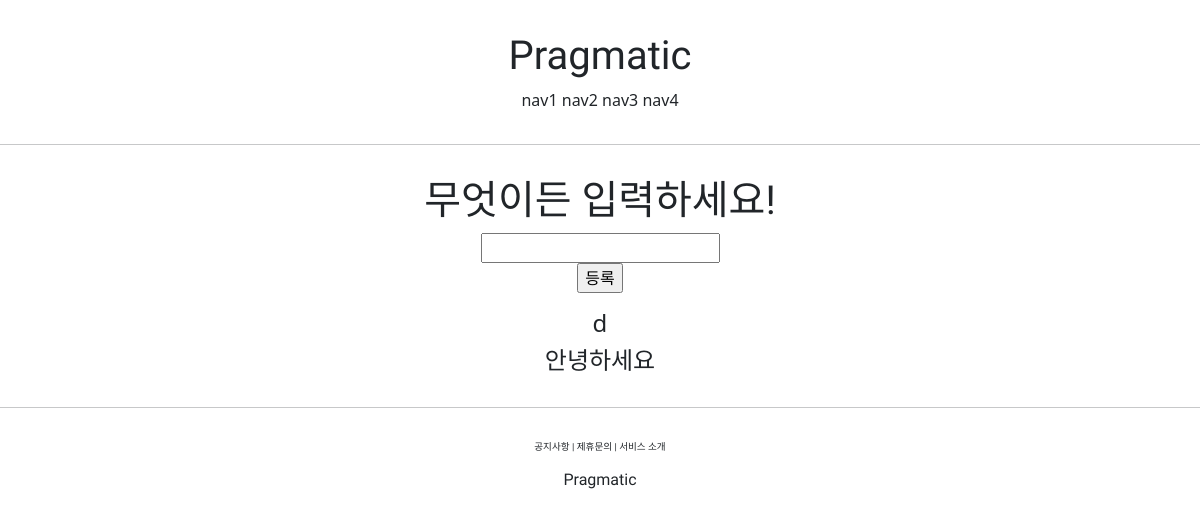
Page /account/hello_world/ on the earlier database version.
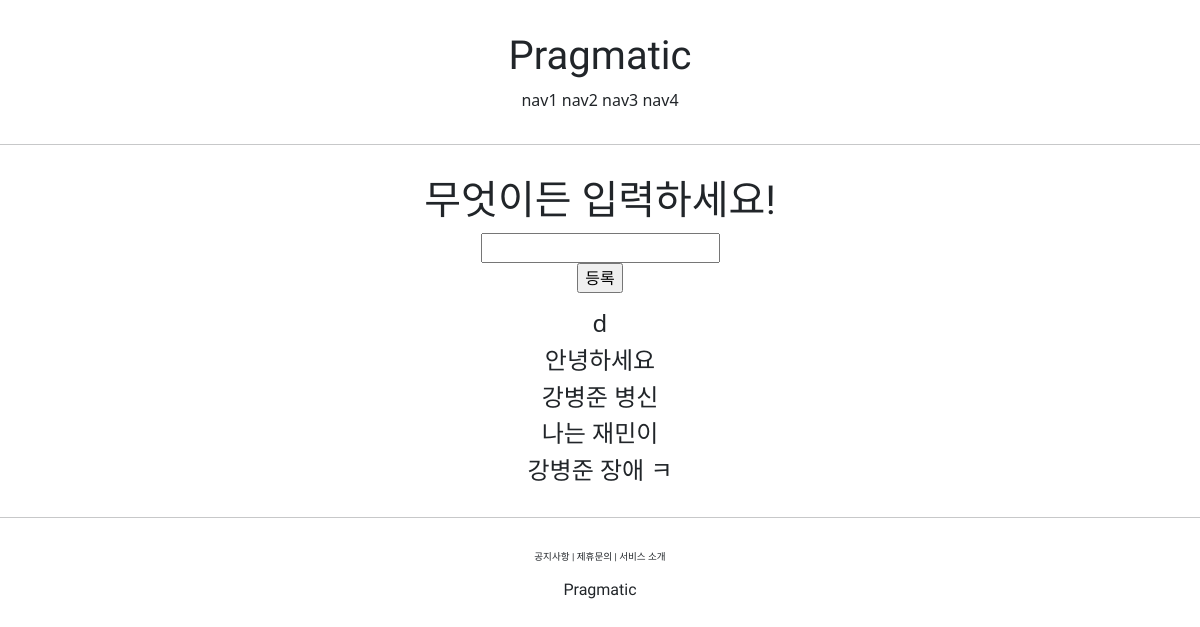
Same page on the later database version.
### accountapp/models.py (models this page shows)
class HelloWorld(models.Model):
    text = models.CharField(max_length=255, null=False) # null 은 공백 true이면 공백이 있어도됨, false 이면 공백이 없어야함

### accountapp/views.py (the view)
# urls.py: path('hello_world/', hello_world, name='hello_world'),
def hello_world(request):
    if request.method == "POST":
        temp = request.POST.get('text_input')
        new_hello_world = HelloWorld() # 새로운 객체가 new_hello_world에 저장됨
        new_hello_world.text = temp
        new_hello_world.save()
        return HttpResponseRedirect(reverse('accountapp:hello_world'))
    else:
        hello_world_list = HelloWorld.objects.all()
        return render(request, 'accountapp/hello_world.html', context={'hello_world_list': hello_world_list})

### accountapp/templates/accountapp/hello_world.html (shortened to what this page needs)
{% extends 'base.html'%}
{% block content %}
    <div style="border-radius: 1rem; margin: 2rem; text-align: center;">
        <h1 style="font-family: 'Rubik Burned', cursive;">
            무엇이든 입력하세요!
        </h1>
        <form action ="/account/hello_world/" method="post">
            <div>
                <input type="text" name="text_input">
            </div>
            <div>
            <input type="submit" value="등록">
            </div>
        </form>
        {% if hello_world_list %}
            {% for hello_world in hello_world_list %}
        <h4>
            {{ hello_world.text}}
        </h4>
            {% endfor %}
        {%endif %}
    </div>
{% endblock %}

### templates/base.html (shortened to what this page needs)
<html lang="en">
{%include 'head.html' %}
<body>
    {%include 'header.html' %}
    <hr>
    {% block content %}
    {% endblock %}
    <hr>
    {%include 'footer.html' %}
</body>
</html>

### templates/head.html (shortened to what this page needs)
{% load static %}
<head>
    <link href="https://cdn.jsdelivr.net/npm/bootstrap@5.2.0/dist/css/bootstrap.min.css" rel="stylesheet"
>
    <link rel="stylesheet" type="text/css" href= "{% static 'base.css' %}">
</head>

### templates/header.html
<div class = "pragmatic_header">
    <div>
        <h1 class="pragmatic_header_logo">Pragmatic</h1>
    </div>
    <div>
        <span>nav1</span>
        <span>nav2</span>
        <span>nav3</span>
        <span>nav4</span>
    </div>
</div>

### templates/footer.html
<div class="pragmatic_footer">
    <div class="pragmatic_footer_button">
        <span>공지사항</span> |
        <span>제휴문의</span> |
        <span>서비스 소개</span>
    </div>
    <div style="margin-top: 1rem;">
        <h6 class="pragmatic_footer_logo">Pragmatic</h6>
    </div>
</div>

### static/base.css (style rules this page uses)
.pragmatic_header { text-align: center; margin: 2rem 0; }
.pragmatic_header_logo { font-family: 'Rubik Distressed', cursive; }
.pragmatic_footer_logo { font-family: 'Rubik Distressed', cursive; }
.pragmatic_footer_button { font-size : 0.6rem; font-family: 'Rubik Burned', cursive; }
.pragmatic_footer { text-align: center; margin-top: 2rem; }

Differences in the rows shown:
added HelloWorld: text "강병준 병신"
added HelloWorld: text "나는 재민이"
added HelloWorld: text "강병준 장애 ㅋ"
